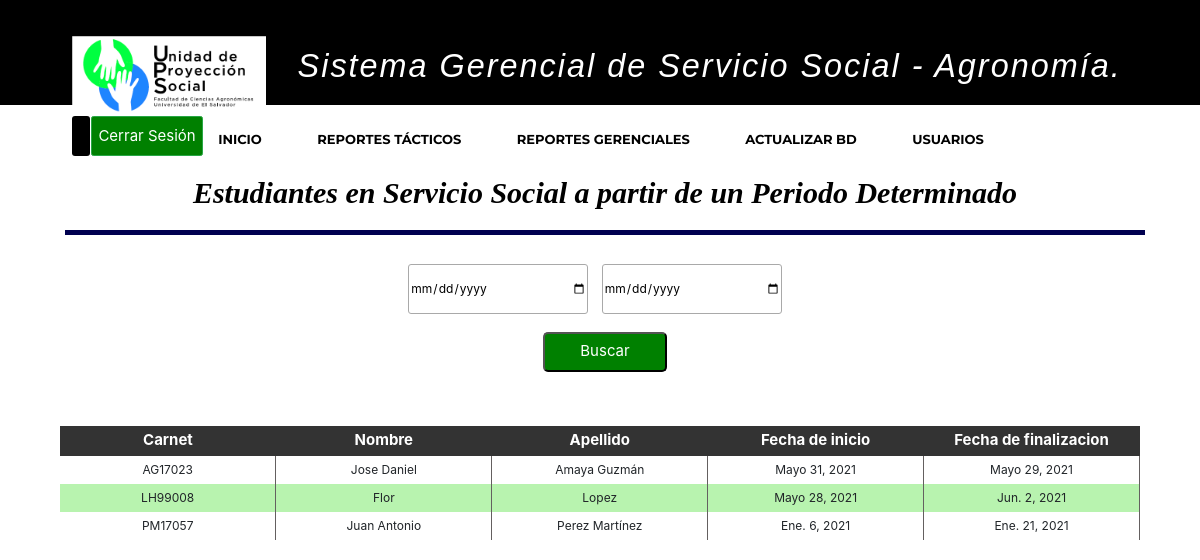
Screenshot of /sistemaGerencialAgro/consultaServicioSocialPeriodo/ with the database file from the repository.
### apps/proyecto/models.py (models this page shows, shortened)
class Solicitud(models.Model):
    carnet_estudiante = models.OneToOneField(EstudioUniversitario, unique=True, primary_key=True, on_delete = models.CASCADE)
    codigo_entidad = models.CharField(max_length=10, null=False)
    horas_semana = models.IntegerField(null=False)
    dias_semana = models.IntegerField(null=False)
    modalidad = models.CharField(max_length=30, null=False)
    fecha_inicio = models.DateField(null=False)
    fecha_fin = models.DateField(null=True)

class EstudioUniversitario(models.Model):
    carnet_estudiante = models.OneToOneField(Estudiante, primary_key=True, unique=True, on_delete = models.CASCADE)
    codigo_carrera = models.ForeignKey(Carrera, on_delete = models.CASCADE)
    codigo_ciclo = models.IntegerField(null=False)
    porc_carrerar_aprob = models.IntegerField(null=False)
    unidades_valorativas = models.IntegerField(null=False)
    experiencia_areas_conoc = models.CharField(max_length=200, null=False)
    def __str__(self):
        return self.carnet_estudiante.__str__()

class Estudiante(models.Model):
    carnet_estudiante = models.CharField(primary_key=True, max_length=7, null=False)
    nombre_estudiante = models.CharField(max_length=50, null=False)
    apellido_estudiante = models.CharField(max_length=50, null=False)
    sexo_estudiante = models.CharField(max_length=1, null=False)
    telefono_estudiante = models.IntegerField(null=False)
    correo_estudiante = models.CharField(max_length=100, null=False)
    direccion_estudiante = models.CharField(max_length=250, null=False)
    def __str__(self):
        return self.carnet_estudiante

### apps/proyecto/views.py (the view)
# urls.py: path('sistemaGerencialAgro/consultaServicioSocialPeriodo/', consultaEstudiantesPeriodo, name="consulta_periodo_servsocial"),
def consultaEstudiantesPeriodo(request):
    consulta_periodo=Solicitud.objects.order_by('carnet_estudiante')
    context = {
        'consulta_periodo':consulta_periodo,
    }
    return render(
        request,
        'proyecto/estudiantesServSocPeriodo.html', context
    )

### templates/proyecto/estudiantesServSocPeriodo.html (shortened to what this page needs)
{% extends 'base/base.html' %}
{% block content %}
  <header>
    <div class="container">
        <h2 align="center" class="form-titulo" style ="margin-left: 5px;">Estudiantes en Servicio  Social a partir de un Periodo Determinado</h2>
    </div>
  </header>
<div class="container">
    <div align="center" class="busqueda">
        <form method="POST" action="{% url 'sistemaGerencialAgro:filtrar_periodo_servsocial' %}">
            <input type="date" name="fechaInicio"  id = "fecha" class = "input-style" placeholder="Porfavor Seleccione la Fecha de inicio." maxlength="7" required>
            <input type="date" name="fechaFin"  id = "fecha" class = "input-style" placeholder="Porfavor Seleccione la Fecha de Fin." maxlength="7" required>
            <input class="btn-buscar btn-busqueda" type = "submit" value = "Buscar" id = "fechaBuscar"></br></br>
        </form>
    </div>
    <div>
        <table>
            <thead>
        	   <tr>
                    <th>Carnet</th>
            		<th>Nombre</th>
                    <th>Apellido</th>
            	    <th>Fecha de inicio</th>
            	    <th>Fecha de finalizacion</th>
        		</tr>
            </thead>
        {% if periodo_servicio_filtro %}
            {% for  periodo in periodo_servicio_filtro %}
        		<tr class="etiqueta-tr">
                    <td class="th-borde width-th-xx" style = "text-align:center;">{{ periodo.carnet_estudiante}}</td>
            		<td class="th-borde width-th-xx" style = "text-align:center;">{{ periodo.carnet_estudiante.carnet_estudiante.nombre_estudiante}}</td>
                    <td class="th-borde width-th-xx" style = "text-align:center;">{{ periodo.carnet_estudiante.carnet_estudiante.apellido_estudiante }}</td>
            		<td class="th-borde width-th-xx" style = "text-align:center;">{{ periodo.fecha_inicio }}</td>
                    <td class="th-borde width-th-xx" style = "text-align:center;">{{ periodo.fecha_fin }}</td>
        		</tr>
            {% endfor %}
        {% elif consulta_periodo %}
            {% for periodo in consulta_periodo %}
                <tr class="etiqueta-tr">
                    <td class="th-borde width-th-xx" style = "text-align:center;">{{ periodo.carnet_estudiante}}</td>
                    <td class="th-borde width-th-xx" style = "text-align:center;">{{ periodo.carnet_estudiante.carnet_estudiante.nombre_estudiante}}</td>
                    <td class="th-borde width-th-xx" style = "text-align:center;">{{ periodo.carnet_estudiante.carnet_estudiante.apellido_estudiante }}</td>
                    <td class="th-borde width-th-xx" style = "text-align:center;">{{ periodo.fecha_inicio }}</td>
                    <td class="th-borde width-th-xx" style = "text-align:center;">{{ periodo.fecha_fin }}</td>
                </tr>
            {% endfor %}
        {% endif %}
    	</table>
    </div>
{% endblock %}

### static/css/style.css (style rules this page uses)
body { background: #fff; color: #666666; font-family: "Open Sans", sans-serif; }
h1, h2, h3, h4, h5, h6 { font-family: "Montserrat", sans-serif; font-weight: 400; margin: 0 0 20px 0; padding: 0; }

### static/css/archivo.css (style rules this page uses)
html { font-size: 12px; }
section, .container { display: block; width: 100%; margin-left: auto; margin-right: auto; }
h2 { text-align: center; font: oblique bold 100% cursive; color: black; padding-right: 150px; }
header { display: block; width: 100%; font-size: 5px; }
table { width: 100%; }
table tbody td { text-align: center; }
thead { background-color: #333333; }
input { width: 180px; height: 20px; }
input[type="button"], input[type="submit"] { font-size: 15px; width: auto; height: 40px; white-space: nowrap; }
th, tr th { color: white; text-align: center; font-size: 15px; height: 30px; }

### static/css/estilos_sec_not.css (style rules this page uses)
.container { display: block; text-align: center; margin-left: auto; margin-right: auto; }
.form-titulo { background: white; color: black; padding: 20px; text-align: center; font-weight: 100px; font-size: 30px; border-bottom: 5px solid #000050; margin-top: 30px; width: 100%; }
.input-style { margin-right:10px; height: 50px; border-radius: 3px; border: 1px solid darkgray; }
.btn-buscar { text-align: center; background: green; color: white; margin: auto; padding: 0px 35px; border-radius: 5px ; }
.btn-busqueda { margin-left: 10px; }
.width-th-xx { width: 10%; padding: 5px; }
.th-borde { border-right:0.5px solid #646060; }
tr:nth-child(even) { background-color: #b8f3af; }

### rows the page displays
Solicitud: carnet_estudiante "AG17023", carnet_estudiante.carnet_estudiante.nombre_estudiante "Jose Daniel", carnet_estudiante.carnet_estudiante.apellido_estudiante "Amaya Guzmán", fecha_inicio "Mayo 31, 2021", fecha_fin "Mayo 29, 2021"
Solicitud: carnet_estudiante "LH99008", carnet_estudiante.carnet_estudiante.nombre_estudiante "Flor", carnet_estudiante.carnet_estudiante.apellido_estudiante "Lopez", fecha_inicio "Mayo 28, 2021", fecha_fin "Jun. 2, 2021"
Solicitud: carnet_estudiante "PM17057", carnet_estudiante.carnet_estudiante.nombre_estudiante "Juan Antonio", carnet_estudiante.carnet_estudiante.apellido_estudiante "Perez Martínez", fecha_inicio "Ene. 6, 2021", fecha_fin "Ene. 21, 2021"
